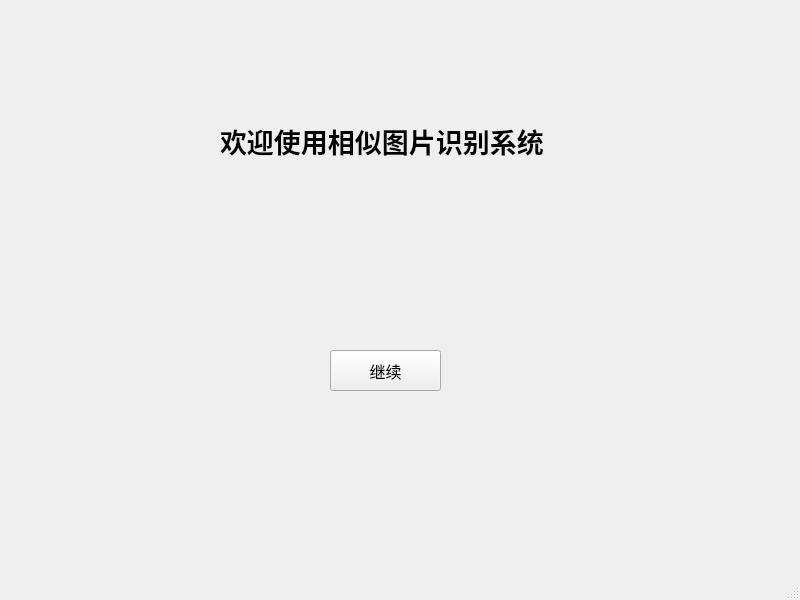
<?xml version="1.0" encoding="UTF-8"?>
<ui version="4.0">
 <class>MainWindow</class>
 <widget class="QMainWindow" name="MainWindow">
  <property name="geometry">
   <rect>
    <x>0</x>
    <y>0</y>
    <width>800</width>
    <height>600</height>
   </rect>
  </property>
  <property name="windowTitle">
   <string>MainWindow</string>
  </property>
  <widget class="QWidget" name="centralwidget">
   <widget class="QLabel" name="label">
    <property name="geometry">
     <rect>
      <x>220</x>
      <y>90</y>
      <width>371</width>
      <height>101</height>
     </rect>
    </property>
    <property name="font">
     <font>
      <family>Arial Black</family>
      <pointsize>20</pointsize>
      <weight>75</weight>
      <bold>true</bold>
     </font>
    </property>
    <property name="layoutDirection">
     <enum>Qt::LeftToRight</enum>
    </property>
    <property name="text">
     <string>欢迎使用相似图片识别系统</string>
    </property>
   </widget>
   <widget class="QPushButton" name="pushButton">
    <property name="geometry">
     <rect>
      <x>330</x>
      <y>350</y>
      <width>111</width>
      <height>41</height>
     </rect>
    </property>
    <property name="font">
     <font>
      <family>04b_21</family>
      <pointsize>12</pointsize>
     </font>
    </property>
    <property name="text">
     <string>继续</string>
    </property>
   </widget>
  </widget>
  <widget class="QMenuBar" name="menubar">
   <property name="geometry">
    <rect>
     <x>0</x>
     <y>0</y>
     <width>800</width>
     <height>23</height>
    </rect>
   </property>
  </widget>
  <widget class="QStatusBar" name="statusbar"/>
 </widget>
 <resources/>
 <connections>
  <connection>
   <sender>pushButton</sender>
   <signal>clicked()</signal>
   <receiver>MainWindow</receiver>
   <slot>PushButtonClick()</slot>
   <hints>
    <hint type="sourcelabel">
     <x>399</x>
     <y>387</y>
    </hint>
    <hint type="destinationlabel">
     <x>983</x>
     <y>250</y>
    </hint>
   </hints>
  </connection>
 </connections>
 <slots>
  <slot>PushButtonClick()</slot>
 </slots>
</ui>
